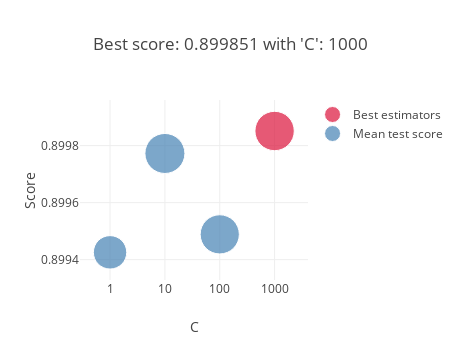

Notebook code cell kept with this figure:
### Code cell
clf = GridSearchCV(model, param, cv=5, verbose=VERBOSE, n_jobs=-1)
clf.fit(X_train, y_train)
plot_grid_search(clf)
table_grid_search(clf)

### Figure 1 — Plotly figure (JSON) as saved in the notebook; plotly's stock layout.template omitted (floating-point values rounded to 4 significant figures)
{"data": [{"marker": {"color": "SteelBlue", "size": [31.0, 29.74, 21.58], "sizemin": 4, "sizemode": "area", "sizeref": 0.03874}, "mode": "markers", "name": "Mean test score", "showlegend": true, "text": ["'C': 10", "'C': 100", "'C': 1"], "type": "scatter", "x": [10, 100, 1], "xaxis": "x", "y": [0.8998, 0.8995, 0.8994], "yaxis": "y"}, {"marker": {"color": "Crimson", "size": [30.0], "sizemin": 4, "sizemode": "area", "sizeref": 0.03874}, "mode": "markers", "name": "Best estimators", "showlegend": true, "text": ["{'C': 1000}"], "type": "scatter", "x": [1000], "xaxis": "x", "y": [0.8999], "yaxis": "y"}], "layout": {"height": 360, "hovermode": "closest", "legend": {"traceorder": "reversed"}, "title": {"text": "Best score: 0.899851 with 'C': 1000"}, "width": 460, "xaxis": {"anchor": "y", "domain": [0, 1], "title": {"text": "C"}, "type": "log"}, "yaxis": {"anchor": "x", "domain": [0, 1], "title": {"text": "Score"}}}}
